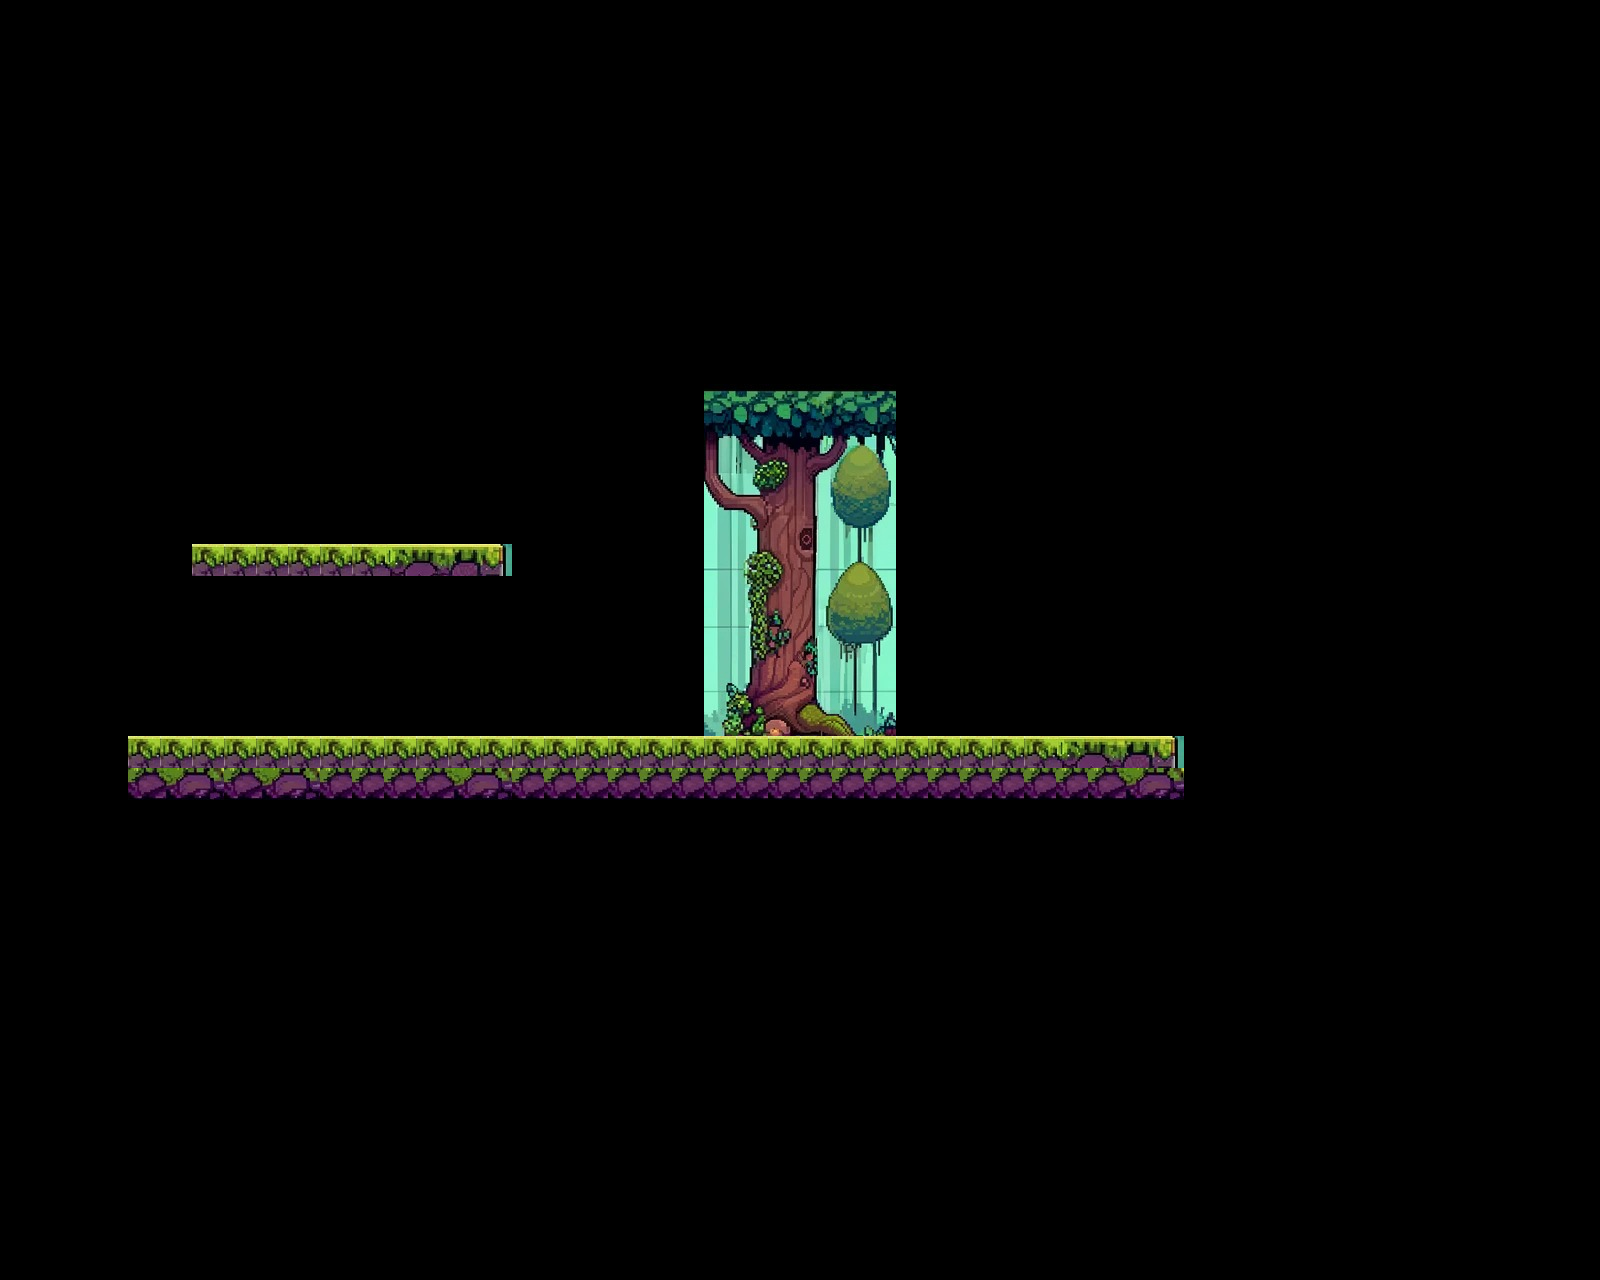

This is a level from a 2D game, rendered from its Tiled map with the project's own tilesets. A one-line summary and the map file follow, with tile-layer data summarised:
An orthogonal 50x40 tile map with 32x32 px tiles, 2 tile layers (Suelos, arboles) and 5 objects.

<map version="1.10" tiledversion="1.10.2" orientation="orthogonal" renderorder="right-down" width="50" height="40" tilewidth="32" tileheight="32" infinite="0" nextlayerid="5" nextobjectid="12">
 <tileset firstgid="1" source="el_patron.tsx" />
 <layer id="1" name="Suelos" width="50" height="40">
  <data>[2000 cells, 76 non-empty, 8 distinct tile ids]</data>
 </layer>
 <layer id="2" name="arboles" width="50" height="40">
  <data>[2000 cells, 66 non-empty, 66 distinct tile ids]</data>
 </layer>
 <objectgroup id="3" name="gotas">
  <object id="9" x="148" y="292">
   <point />
  </object>
  <object id="10" x="466" y="532">
   <point />
  </object>
 </objectgroup>
 <objectgroup id="4" name="tierra">
  <object id="5" x="189.333" y="538.667" width="312" height="42.6667" />
  <object id="6" x="130" y="738" width="1046" height="54" />
  <object id="7" x="714" y="392" width="188" height="340" />
 </objectgroup>
</map>